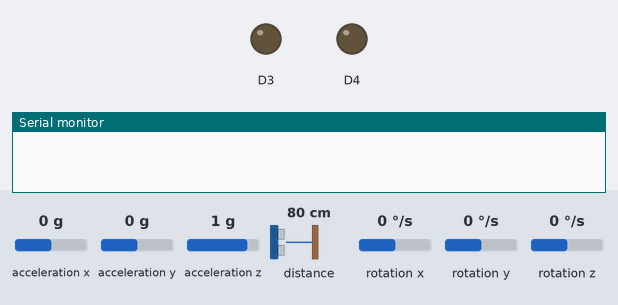
A sketch run on a simulated ESP8266 (NodeMCU). Shown: output pins drawn as LEDs (lit = HIGH), the last lines printed to the serial monitor. The test bench sets the inputs (shaded band); at power-on: acceleration x 0 g, acceleration y 0 g, acceleration z 1 g, distance to the obstacle 80 cm, rotation x 0 °/s, rotation y 0 °/s, rotation z 0 °/s. The sensor or clock chip raises its interrupt line as the real part does.

Above: at 0.4 s.
At 6.74 s:
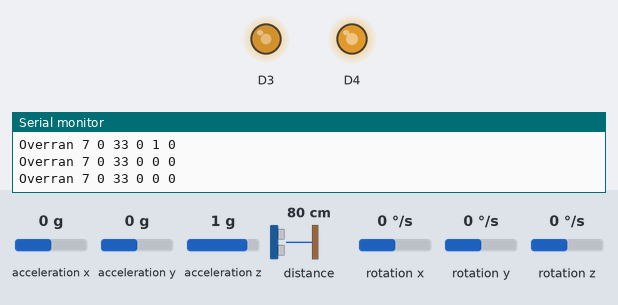
7.2 s: acceleration x set to 0.2 g
At 9.5 s:
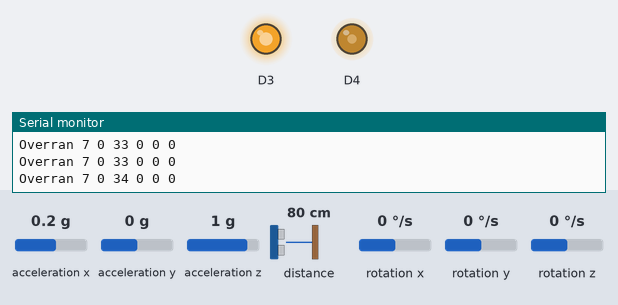
10.2 s: acceleration x set to 0 g
Timing chart, 0 to 19.1 s (numbered marks = the images above; inputs shaded):
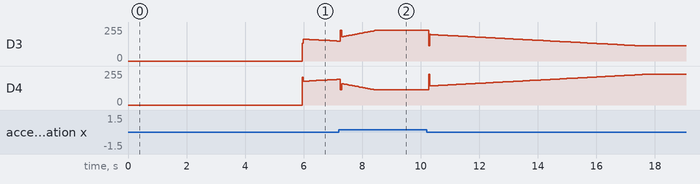

The sketch:

robot.ino
```cpp
#include "headers.h"
#define PWM_FREQ 450

void wire1(){
  Wire1.begin(SDA, SCL);
  Wire1.setClock(400000);
}

void wire2(){
  Wire1.begin(D7, D5);
  Wire2.setClock(400000);
}

float angleOffset = 2.5033416018486023;
float desiredYaw = 0.0;
float currentYaw = 0.0;

FVec2 desiredPos;

void initSerial(){
  Serial.begin(115200);
  while (!Serial);
  delay(300);
  Serial.print("\n\n\n\n\n\n\n\n\n\n\n");
}

void initMotors(){
  pinMode(D3, OUTPUT);
  pinMode(D4, OUTPUT);

  analogWriteFreq(PWM_FREQ);
}

void initI2C(){
  delay(100);

  wire2();
  wire1();
}

void setup() {
  initSerial();
  initMotors();
  initPID();
  initI2C();
  initDistance();
  initEncoder();

  initWifi(true);
  initServer();

  initGyro();
}

float mapfloat(float x, float in_min, float in_max, float out_min, float out_max) {
  return (x - in_min) * (out_max - out_min) / (in_max - in_min) + out_min;
}

void loop() {
  long start = millis();

  if (updateGyro()) { //gyro data
    double angle = ypr[1] * 180 / M_PI;
    if(angle>180)
      angle -= 180;
    angleInput = angle - angleOffset;
  }
  long gyro = millis();

  updateEncoder();

  long encoder = millis();

  updateDistance();

  long distance = millis();

  updateServer();

  long server = millis();

  Speeds speeds = updatePID();

  long pid = millis();

  const int MAX_FOR = (int)(0.0010/(1.0/PWM_FREQ)*255);
  const int MAX_REV = (int)(0.0020/(1.0/PWM_FREQ)*255);

  analogWrite(D3, mapfloat(speeds.left, -1, 1, MAX_FOR, MAX_REV));
  analogWrite(D4, mapfloat(speeds.right, -1, 1, MAX_FOR, MAX_REV));

  long end = millis();

  if(end-start>LOOP_INTERVAL_MS){
    Serial.print("Overran ");
    Serial.print(gyro-start);
    Serial.print(" ");
    Serial.print(encoder-gyro);
    Serial.print(" ");
    Serial.print(distance-encoder);
    Serial.print(" ");
    Serial.print(server-distance);
    Serial.print(" ");
    Serial.print(pid-server);
    Serial.print(" ");
    Serial.println(end-pid);
  }else{
    delay(LOOP_INTERVAL_MS-(end-start));
  }
}
```

distance.cpp
```cpp
#include "headers.h"
#include "Adafruit_VL53L0X.h"

Adafruit_VL53L0X lox = Adafruit_VL53L0X();
float distanceReading = 0;

void initDistance(){
  if (!lox.begin(0x29, false, &Wire1, Adafruit_VL53L0X::VL53L0X_SENSE_LONG_RANGE)) {
    Serial.println(F("Failed to boot VL53L0X"));
    while(1);
  }
  lox.startRangeContinuous();
}


void updateDistance(){
  if (lox.isRangeComplete()) {
    distanceReading = (float)lox.readRange();
  }else{
    distanceReading = 8000;
  }
}
```

gyro.cpp
```cpp
#include "headers.h"
#include "MPU6050_6Axis_MotionApps612.h"
//#include "MPU6050.h" // not necessary if using MotionApps include file

MPU6050 mpu(MPU6050_ADDRESS_AD0_LOW, &Wire1);

// MPU control/status vars
bool dmpReady = false;  // set true if DMP init was successful
uint8_t mpuIntStatus;   // holds actual interrupt status byte from MPU
uint8_t devStatus;      // return status after each device operation (0 = success, !0 = error)
uint16_t packetSize;    // expected DMP packet size (default is 42 bytes)
uint16_t fifoCount;     // count of all bytes currently in FIFO
uint8_t fifoBuffer[64]; // FIFO storage buffer

// orientation/motion vars
Quaternion q;           // [w, x, y, z]         quaternion container
VectorInt16 aa;         // [x, y, z]            accel sensor measurements
VectorInt16 gy;         // [x, y, z]            gyro sensor measurements
VectorInt16 aaReal;     // [x, y, z]            gravity-free accel sensor measurements
VectorInt16 aaRealLast; // [x, y, z]            gravity-free accel sensor measurements
VectorInt16 aaWorld;    // [x, y, z]            world-frame accel sensor measurements
VectorFloat gravity;    // [x, y, z]            gravity vector
float euler[3];         // [psi, theta, phi]    Euler angle container
float ypr[3];           // [yaw, pitch, roll]   yaw/pitch/roll container and gravity vector

volatile bool mpuInterrupt = false;     // indicates whether MPU interrupt pin has gone high
void ICACHE_RAM_ATTR dmpDataReady() {
  mpuInterrupt = true;
}

#define INTERRUPT_PIN D7

void initGyro(){
    // initialize device
  Serial.println(F("Initializing I2C devices..."));
  mpu.initialize();
  pinMode(INTERRUPT_PIN, INPUT);

  // verify connection
  Serial.println(F("Testing device connections..."));
  Serial.println(mpu.testConnection() ? F("MPU6050 connection successful") : F("MPU6050 connection failed"));

  // wait for ready
//  Serial.println(F("\nSend any character to begin DMP programming and demo: "));
//  while (Serial.available() && Serial.read()); // empty buffer
//  while (!Serial.available());                 // wait for data
//  while (Serial.available() && Serial.read()); // empty buffer again

  // load and configure the DMP
  Serial.println(F("Initializing DMP..."));
  devStatus = mpu.dmpInitialize();

//  mpu.setRate(0);

  // supply your own gyro offsets here, scaled for min sensitivity

  mpu.setXAccelOffset(-6009);
  mpu.setYAccelOffset(-5577);
  mpu.setZAccelOffset(7961);
  mpu.setXGyroOffset(98);
  mpu.setYGyroOffset(85);
  mpu.setZGyroOffset(81);
  // make sure it worked (returns 0 if so)
  if (devStatus == 0) {
    // Calibration Time: generate offsets and calibrate our MPU6050
//    mpu.CalibrateAccel(6);
//    mpu.CalibrateGyro(6);
    Serial.println();
    mpu.PrintActiveOffsets();
    // turn on the DMP, now that it's ready
    Serial.println(F("Enabling DMP..."));
    mpu.setDMPEnabled(true);

    // enable Arduino interrupt detection
    Serial.print(F("Enabling interrupt detection (Arduino external interrupt "));
    Serial.print(digitalPinToInterrupt(INTERRUPT_PIN));
    Serial.println(F(")..."));
    attachInterrupt(digitalPinToInterrupt(INTERRUPT_PIN), dmpDataReady, RISING);
    mpuIntStatus = mpu.getIntStatus();

    // set our DMP Ready flag so the main loop() function knows it's okay to use it
    Serial.println(F("DMP ready! Waiting for first interrupt..."));
    dmpReady = true;

    // get expected DMP packet size for later comparison
    packetSize = mpu.dmpGetFIFOPacketSize();
  } else {
    // ERROR!
    // 1 = initial memory load failed
    // 2 = DMP configuration updates failed
    // (if it's going to break, usually the code will be 1)
    Serial.print(F("DMP Initialization failed (code "));
    Serial.print(devStatus);
    Serial.println(F(")"));
  }

  delay(5000);
}

bool updateGyro(){
  if (!dmpReady) return false;
  if (mpu.dmpGetCurrentFIFOPacket(fifoBuffer)) {

    mpu.dmpGetQuaternion(&q, fifoBuffer);
//    mpu.dmpGetAccel(&aa, fifoBuffer);
//    mpu.dmpGetGyro(&gy, fifoBuffer);
    mpu.dmpGetGravity(&gravity, &q);
    mpu.dmpGetYawPitchRoll(ypr, &q, &gravity);
//    mpu.dmpGetEuler(euler, &q);
//    mpu.dmpGetLinearAccel(&aaReal, &aa, &gravity);
//    mpu.dmpGetLinearAccelInWorld(&aaWorld, &aaReal, &q);

    return true;
  }
  return false;
}
```

headers.h
```cpp
#define LOOP_INTERVAL_MS 10

struct FVec2{
  float x,y;
};
struct FVec3{
  float x,y,z;
};
struct FVec4{
  float x,y,z;
};

extern FVec2 desiredPos;

struct Everything{
  float motorTargetAngle;
  float position;
  FVec3 anglePID;
  FVec3 posPID;
  FVec3 ypr;
  FVec3 euler;
  FVec3 gravity;
  FVec4 q;
  FVec3 aa;
  FVec3 gy;
  FVec3 aaReal;
  FVec3 aaWorld;
};

extern float angleOffset;
extern float desiredYaw;
extern float currentYaw;

//-------- wire
#include <Wire.h>
#define Wire1 Wire
#define Wire2 Wire

void wire1();
void wire2();

//-------- gyro
#include "MPU6050_6Axis_MotionApps612.h"

extern Quaternion q;           // [w, x, y, z]         quaternion container
extern VectorInt16 aa;         // [x, y, z]            accel sensor measurements
extern VectorInt16 gy;         // [x, y, z]            gyro sensor measurements
extern VectorInt16 aaReal;     // [x, y, z]            gravity-free accel sensor measurements
extern VectorInt16 aaRealLast; // [x, y, z]            gravity-free accel sensor measurements
extern VectorInt16 aaWorld;    // [x, y, z]            world-frame accel sensor measurements
extern VectorFloat gravity;    // [x, y, z]            gravity vector
extern float euler[3];         // [psi, theta, phi]    Euler angle container
extern float ypr[3];           // [yaw, pitch, roll]   yaw/pitch/roll container and gravity vector

void initGyro();
bool updateGyro();

//-------- distance
extern float distanceReading;

void initDistance();
void updateDistance();

//-------- encoder

struct EncoderOdom{
  float x;
  float y;
  float angle;

  float left;
  float right;
};


extern EncoderOdom odom;

void zeroOdom();
void initEncoder();
void updateEncoder();

//--------- pid
#include <PID_v1.h>
#define PID_ARR_COUNT 3
extern PID* pids[];

extern double angleInput, angleOutput, angleSetpoint;
extern PID anglePID;

extern double posInput, posOutput, posSetpoint;
extern PID posPID;

extern double turnInput, turnOutput, turnSetpoint;
extern PID turnPID;

struct Speeds{
  float left;
  float right;
};

Speeds updatePID();
void initPID();

//--------- webserver

void initWifi(bool host);
void initServer();
void updateServer();
```

pid.cpp
```cpp
#include "headers.h"
#include <PID_v1.h>

double angKp=0.0444, angKi=0.6666, angKd=0.001;
double posKp=0.8, posKi=0.2, posKd=1;
double turnKp=0.014, turnKi=0.0333, turnKd=0.0;


double angleInput, angleOutput, angleSetpoint;
PID anglePID(&angleInput, &angleOutput, &angleSetpoint, angKp, angKi, angKd, P_ON_M, REVERSE);

double posInput, posOutput, posSetpoint;
PID posPID(&posInput, &posOutput, &posSetpoint, posKp, posKi, posKd, P_ON_E, DIRECT);

double turnInput, turnOutput, turnSetpoint;
PID turnPID(&turnInput, &turnOutput, &turnSetpoint, turnKp, turnKi, turnKd, P_ON_E, DIRECT);

PID* pids[PID_ARR_COUNT] = {&anglePID, &posPID, &turnPID};

const float MAX_TURN_SPEED = 0.15;

void initPID(){
  angleSetpoint = 0;
  anglePID.SetOutputLimits(-1, 1); // speed forward/backward
  anglePID.SetMode(AUTOMATIC);
  anglePID.SetSampleTime(5);

  posSetpoint = 0;
  posPID.SetOutputLimits(-2, 2); // degrees forward/backward
  posPID.SetMode(AUTOMATIC);
  posPID.SetSampleTime(5);
  posPID.SetControllerDirection(DIRECT);

  turnSetpoint = 0;
  turnPID.SetOutputLimits(-MAX_TURN_SPEED, MAX_TURN_SPEED); // speed forward/backward
  turnPID.SetMode(AUTOMATIC);
  turnPID.SetSampleTime(5);
}


Speeds updatePID(){
  posPID.Compute();
  angleSetpoint = posOutput;
  anglePID.Compute();

  turnSetpoint = 0;
  float maxTurn = max(0.0f, MAX_TURN_SPEED-abs((float)angleOutput)/90);
  turnPID.SetOutputLimits(-maxTurn, maxTurn);
  turnPID.Compute();

  Speeds speeds;
  speeds.left = (float)(angleOutput + turnOutput);
  speeds.right = (float)(-angleOutput + turnOutput);
  if(angleInput>20 || angleInput<-20){
    speeds.left = 0;
    speeds.right = 0;
  }
  return speeds;
}
```
